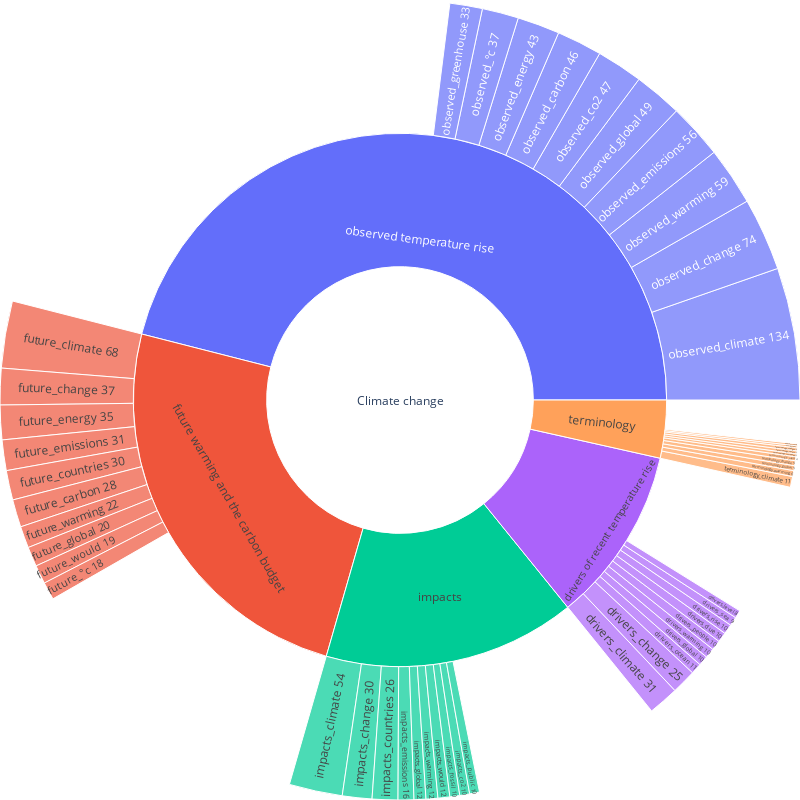

The notebook cell this image was saved under:
### Code cell
import plotly.graph_objects as go
fig = go.Figure(go.Sunburst(parents = sb_contents,
                            labels = sb_words,
                            values = sb_count,
                            #marker = dict(colors=sb_color)
                           ))
fig.update_layout(width=800, height=800,
                  margin = dict(t=0, l=0, r=0, b=0))
fig.show()

### Figure 1 — Plotly figure (JSON) as saved in the notebook; plotly's stock layout.template omitted (floating-point values rounded to 4 significant figures)
{"data": [{"labels": ["terminology_climate 11", "terminology_warming 6", "terminology_global 5", "terminology_change 5", "terminology_used 4", "terminology_increased 3", "terminology_terms 3", "terminology_changes 3", "terminology_term 2", "terminology_1980s 2", "observed_climate 134", "observed_change 74", "observed_warming 59", "observed_emissions 56", "observed_global 49", "observed_co2 47", "observed_carbon 46", "observed_energy 43", "observed_°c 37", "observed_greenhouse 33", "drivers_climate 31", "drivers_change 25", "drivers_ocean 11", "drivers_global 10", "drivers_warming 10", "drivers_people 10", "drivers_due 10", "drivers_rise 10", "drivers_sea 9", "drivers_level 8", "future_climate 68", "future_change 37", "future_energy 35", "future_emissions 31", "future_countries 30", "future_carbon 28", "future_warming 22", "future_global 20", "future_would 19", "future_°c 18", "impacts_climate 54", "impacts_change 30", "impacts_countries 26", "impacts_emissions 16", "impacts_global 12", "impacts_warming 12", "impacts_would 12", "impacts_fossil 10", "impacts_co2 10", "impacts_public 10", "drivers of recent temperature rise", "future warming and the carbon budget", "impacts", "observed temperature rise", "terminology"], "parents": ["terminology", "terminology", "terminology", "terminology", "terminology", "terminology", "terminology", "terminology", "terminology", "terminology", "observed temperature rise", "observed temperature rise", "observed temperature rise", "observed temperature rise", "observed temperature rise", "observed temperature rise", "observed temperature rise", "observed temperature rise", "observed temperature rise", "observed temperature rise", "drivers of recent temperature rise", "drivers of recent temperature rise", "drivers of recent temperature rise", "drivers of recent temperature rise", "drivers of recent temperature rise", "drivers of recent temperature rise", "drivers of recent temperature rise", "drivers of recent temperature rise", "drivers of recent temperature rise", "drivers of recent temperature rise", "future warming and the carbon budget", "future warming and the carbon budget", "future warming and the carbon budget", "future warming and the carbon budget", "future warming and the carbon budget", "future warming and the carbon budget", "future warming and the carbon budget", "future warming and the carbon budget", "future warming and the carbon budget", "future warming and the carbon budget", "impacts", "impacts", "impacts", "impacts", "impacts", "impacts", "impacts", "impacts", "impacts", "impacts", "Climate change", "Climate change", "Climate change", "Climate change", "Climate change"], "type": "sunburst", "values": [11, 6, 5, 5, 4, 3, 3, 3, 2, 2, 134, 74, 59, 56, 49, 47, 46, 43, 37, 33, 31, 25, 11, 10, 10, 10, 10, 10, 9, 8, 68, 37, 35, 31, 30, 28, 22, 20, 19, 18, 54, 30, 26, 16, 12, 12, 12, 10, 10, 10, 134, 308, 192, 578, 44]}], "layout": {"height": 800, "margin": {"b": 0, "l": 0, "r": 0, "t": 0}, "width": 800}}
